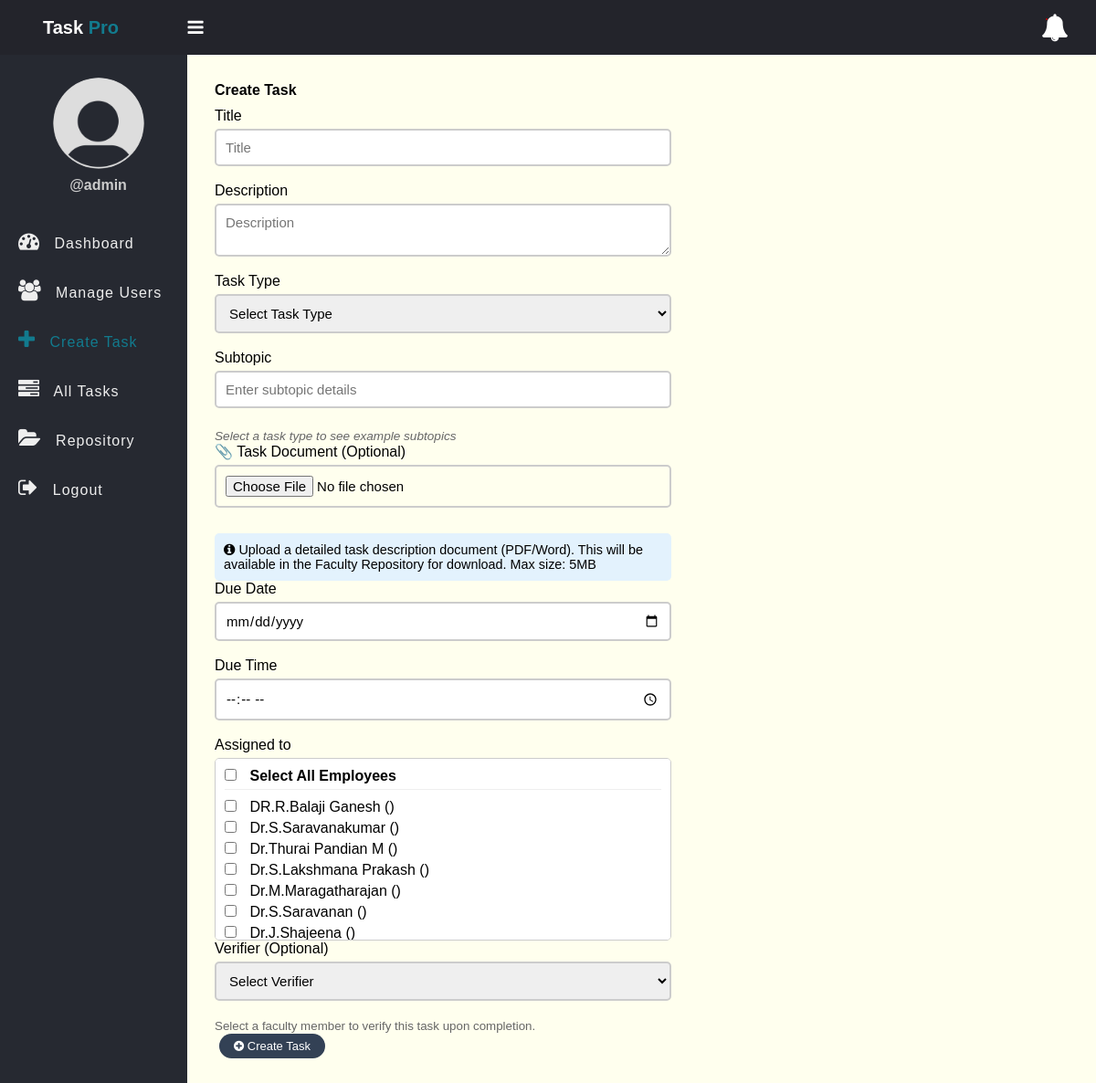
/create_task.php (signed in), run on the app's committed database.
### tables this page shows
CREATE TABLE `users` (
  `id` int NOT NULL AUTO_INCREMENT,
  `full_name` varchar(50) NOT NULL,
  `username` varchar(50) NOT NULL,
  `password` varchar(255) NOT NULL,
  `role` enum('admin','employee') NOT NULL,
  `department` varchar(100) DEFAULT NULL,
  `created_at` timestamp NOT NULL DEFAULT CURRENT_TIMESTAMP,
  PRIMARY KEY (`id`)
);

### app/Model/User.php (called while the page is built, shortened)
<?php
function get_all_users($conn){
	$sql = "SELECT * FROM users WHERE role =? ";
	$stmt = $conn->prepare($sql);
	$stmt->execute(["employee"]);
	if($stmt->rowCount() > 0){
		$users = $stmt->fetchAll();
	}else $users = 0;
	return $users;
}

### create_task.php (the view, shortened to what this page needs)
<?php
if (isset($_SESSION['role']) && isset($_SESSION['id']) && $_SESSION['role'] == "admin") {
    include "DB_connection.php";
    include "app/Model/User.php";
    $users = get_all_users($conn);
 ?>
<!DOCTYPE html>
<html>
<head>
	<link rel="stylesheet" href="https://stackpath.bootstrapcdn.com/font-awesome/4.7.0/css/font-awesome.min.css">
	<link rel="stylesheet" href="css/style.css">
</head>
<body>
	<?php include "inc/header.php" ?>
	<div class="body">
		<?php include "inc/nav.php" ?>
		<section class="section-1">
			<h4 class="title">Create Task </h4>
		   <form class="form-1"
			      method="POST"
			      action="app/add-task.php"
			      enctype="multipart/form-data">
				<div class="input-holder">
					<lable>Title</lable>
					<input type="text" name="title" class="input-1" placeholder="Title" required><br>
				</div>
				<div class="input-holder">
					<lable>Description</lable>
					<textarea type="text" name="description" class="input-1" placeholder="Description" required></textarea><br>
				</div>
				<div class="input-holder">
					<lable>Task Type</lable>
					<select name="task_type" class="input-1" id="taskType" required>
						<option value="">Select Task Type</option>
					</select><br>
				</div>
				<div class="input-holder">
					<lable>Subtopic</lable>
					<input type="text" name="subtopic" class="input-1" placeholder="Enter subtopic details" required><br>
					<div class="subtopic-examples" id="subtopicHelp">
						Select a task type to see example subtopics
					</div>
				</div>
				<div class="input-holder">
					<lable>📎 Task Document (Optional)</lable>
					<input type="file" name="task_document" class="input-1" accept=".pdf,.doc,.docx"><br>
					<div class="file-upload-info">
						<i class="fa fa-info-circle"></i> Upload a detailed task description document (PDF/Word).
						This will be available in the Faculty Repository for download. Max size: 5MB
					</div>
				</div>
				<div class="input-holder">
					<lable>Due Date</lable>
					<input type="date" name="due_date" class="input-1" placeholder="Due Date" required><br>
				</div>
				<div class="input-holder">
					<lable>Due Time</lable>
					<input type="time" name="due_time" class="input-1" placeholder="Due Time" required><br>
				</div>
				<div class="input-holder">
					<lable>Assigned to</lable>
					<div class="user-checkbox-list">
						<div class="user-checkbox-item" style="border-bottom: 1px solid #eee; padding-bottom: 5px; margin-bottom: 10px;">
							<input type="checkbox" id="selectAllUsers"> <strong>Select All Employees</strong>
						</div>
						<?php if ($users !=0) {
							foreach ($users as $user) {
						?>
						<label class="user-checkbox-item">
							<input type="checkbox" name="assigned_to[]" value="<?=$user['id']?>" class="user-checkbox">
							<?=$user['full_name']?> (<?=$user['department']?>)
						</label>
						<?php } } ?>
					</div>
				</div>
				<div class="input-holder">
					<lable>Verifier (Optional)</lable>
					<select name="verified_by" class="input-1">
						<option value="">Select Verifier</option>
					</select><br>
					<small style="color: #666;">Select a faculty member to verify this task upon completion.</small>
				</div>
				<button class="btn-primary">
					<i class="fa fa-plus-circle"></i> Create Task
				</button>
			</form>
		</section>
	</div>
</body>
</html>
<?php }else{
   $em = "First login";
   header("Location: login.php?error=$em");
   exit();
}
 ?>

### css/style.css (style rules this page uses)
* { padding: 0; margin: 0; box-sizing: border-box; font-family: arial, sans-serif; }
.body { display: flex; }
.section-1 { padding: 30px; }
.section-1 .title { margin-bottom: 10px; }
.section-1 { width: 100%; background: #ffe; }
.form-1 { width: 90%; max-width: 500px; }
.input-holder lable { display: block; margin-bottom: 5px; }
.input-1 { border: 2px solid #ccc; width: 100%; padding: 10px; font-size: 15px; outline: none; border-radius: 5px; display: block; }
.btn-primary { text-decoration: none; display: inline-block; padding: 6px 16px; border: none; background: #334155; color: #fff; font-size: 13px; font-weight: 500; border-radius: 50px; cursor: pointer; transition: background 0.3s; margin: 0 5px; }

### create_task.php (style rules this page uses)
.subtopic-examples { font-size: 0.85em; color: #666; margin-top: 5px; font-style: italic; }
.file-upload-info { background: #e3f2fd; padding: 10px; border-radius: 5px; margin-top: 10px; font-size: 0.9em; }
.user-checkbox-list { max-height: 200px; overflow-y: auto; border: 1px solid #ccc; padding: 10px; border-radius: 5px; background: white; }
.user-checkbox-item { display: block; margin-bottom: 5px; }
.user-checkbox-item input { margin-right: 10px; }

### data on the page
users: full_name "DR.R.Balaji Ganesh"
users: full_name "Dr.S.Saravanakumar"
users: full_name "Dr.Thurai Pandian M"
users: full_name "Dr.S.Lakshmana Prakash"
users: full_name "Dr.M.Maragatharajan"
users: full_name "Dr.S.Saravanan"
users: full_name "Dr.J.Shajeena"

### other printed values
$_SESSION['username'] "admin"
